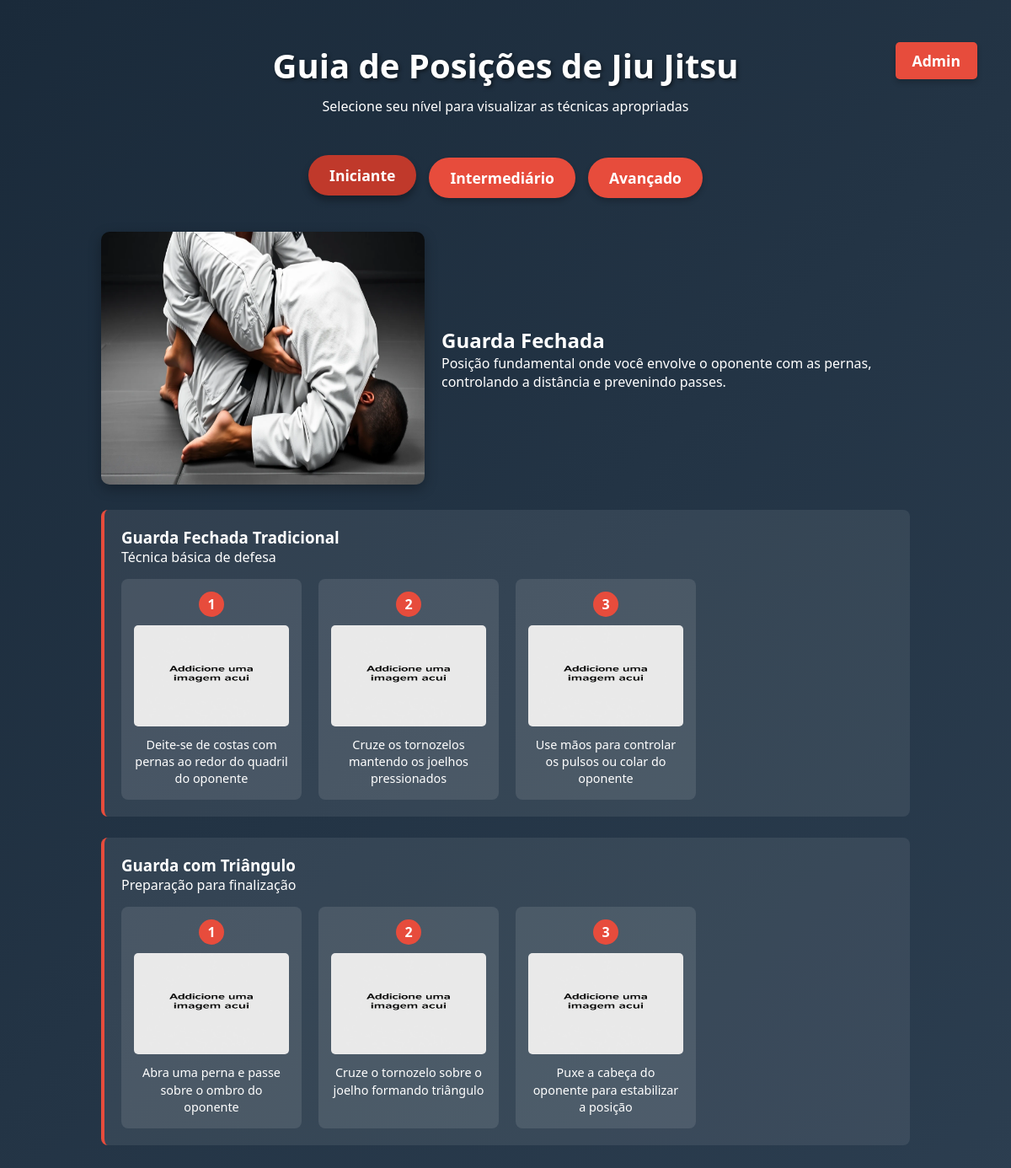
/viewPositionIni/1, run on the app's committed database.
### models/guia.py (models this page shows, shortened)
class Position(db.Model):
    __tablename__ = 'positions'
    id = db.Column(db.Integer, primary_key=True)
    name = db.Column(db.String(100), nullable=False)
    description = db.Column(db.Text, nullable=False)
    image = db.Column(db.String(100), nullable=True) # A imagem da posição
    level = db.Column(db.String(50), nullable=False)
    variations = db.relationship('Variation', backref='position', lazy=True, cascade="all, delete-orphan")

class Variation(db.Model):
    __tablename__ = 'variations'
    id = db.Column(db.Integer, primary_key=True)
    name = db.Column(db.String(100), nullable=False)
    description = db.Column(db.Text, nullable=False)
    position_id = db.Column(db.Integer, db.ForeignKey('positions.id'), nullable=False)
    steps = db.relationship('Step', backref='variation', lazy=True, cascade="all, delete-orphan")

class Step(db.Model):
    __tablename__ = 'steps'
    id = db.Column(db.Integer, primary_key=True)
    img = db.Column(db.String(100), nullable=True)
    description = db.Column(db.Text, nullable=False)
    variation_id = db.Column(db.Integer, db.ForeignKey('variations.id'), nullable=False)

### controllers/controller.py (the view)
def view_ini(position_id):
    position = Position.query.get(position_id)
    if not position:
        return "Posição não encontrada!", 404
    return render_template('adm/visualizar_Posicoes/view_position_ini.html', position=position)

### view/adm/visualizar_Posicoes/view_position_ini.html (shortened to what this page needs)
{% extends 'templates/base.html' %}
{% block conteudo %}
    <header>
        <div>
            <a href="{{ url_for('admin_route') }}" class="admin-button">Admin</a>
        </div>
        <h1>Guia de Posições de Jiu Jitsu</h1>
        <p>Selecione seu nível para visualizar as técnicas apropriadas</p>
    </header>
    <div class="controls">
        <a href="{{ url_for('guiabjj_route') }}" class="level-btn active">Iniciante</a>
        <a href="{{ url_for('indexinter_route') }}" class="level-btn">Intermediário</a>
        <a href="{{ url_for('indexavanc_route') }}" class="level-btn">Avançado</a>
    </div>
    <div id="content-container" style="display: block;">
        <div id="position-detail-container" class="position-detail-container" style="display: block;">
            <div class="position-header">
                <img class="detail-main-image" src="{{ url_for('static', filename='imagens/'+ position.image) }}">
                <div class="position-info">
                    <h2>{{ position.name }}</h2>
                    <p>{{ position.description }}</p>
                </div>
            </div>
            <div class="variations-container">
                {% for variation in position.variations %}
                    <div class="variation-card">
                        <h3>{{ variation.name }}</h3>
                        <p>{{ variation.description }}</p>
                        <div class="steps-container">
                            {% for step in variation.steps %}
                                <div class="step-card">
                                    <div class="step-number">{{ loop.index }}</div>
                                    <img class="step-image" src="{{ url_for('static', filename='imagens/' + step.img) }}" alt="Passo {{ loop.index }}">
                                    <div class="step-description">{{ step.description }}</div>
                                </div>
                            {% endfor %}
                        </div>
                    </div>
                {% endfor %}
            </div>
        </div>
    </div>
{% endblock %}

### static/css/styles.css (style rules this page uses)
:root { --primary: #2c3e50; --secondary: #e74c3c; --light: #ecf0f1; --dark-bg: #1a2a3a; --card-bg: rgba(255,255,255,0.1); --border-color: rgba(255,255,255,0.2); }
* { margin: 0; padding: 0; box-sizing: border-box; font-family: 'Segoe UI', Tahoma, Geneva, Verdana, sans-serif; }
body { background: linear-gradient(135deg, var(--dark-bg), var(--primary)); color: white; min-height: 100vh; padding: 20px; }
header { text-align: center; padding: 30px 0; position: relative; }
h1 { font-size: 2.5rem; margin-bottom: 10px; text-shadow: 2px 2px 4px rgba(0,0,0,0.5); }
.controls { display: flex; justify-content: center; gap: 15px; margin: 20px 0; flex-wrap: wrap; }
.level-btn, .admin-button, .botao-link-admin, .add-position-btn, .action-btn, .save-btn, .cancel-btn { background: var(--secondary); color: white; border: none; padding: 12px 25px; border-radius: 30px; font-size: 1.1rem; cursor: pointer; transition: all 0.3s; font-weight: bold; box-shadow: 0 4px 6px rgba(0,0,0,0.2); text-decoration: none; }
.level-btn:hover, .level-btn.active, .admin-button:hover, .admin-button.active, .botao-link-admin, .add-position-btn:hover, .add-position-btn.active, .action-btn:hover, .action-btn.active, .save-btn:hover, .save-btn.active, .cancel-btn:hover, .cancel-btn.active { background: #c0392b; transform: translateY(-3px); box-shadow: 0 6px 8px rgba(0,0,0,0.3); }
.position-detail-container { max-width: 1000px; margin: 0 auto; padding: 20px; display: none; }
.position-header { display: flex; align-items: center; gap: 20px; margin-bottom: 30px; }
.detail-main-image { width: 40%; max-width: 400px; height: 300px; background-size: cover; background-position: center; border-radius: 10px; box-shadow: 0 5px 15px rgba(0,0,0,0.3); }
.position-info { flex: 1; }
.variations-container { margin-top: 30px; }
.variation-card { background: rgba(255,255,255,0.08); padding: 20px; border-radius: 8px; margin-bottom: 25px; border-left: 4px solid var(--secondary); }
.admin-button, .botao-link-admin { position: absolute; right: 20px; top: 30px; padding: 10px 20px; border-radius: 5px; }
.steps-container { display: grid; grid-template-columns: repeat(auto-fill, minmax(200px, 1fr)); gap: 20px; margin-top: 15px; }
.step-card { background: rgba(255,255,255,0.1); border-radius: 8px; padding: 15px; text-align: center; }
.step-image { width: 100%; height: 120px; background-size: cover; background-position: center; margin-bottom: 12px; border-radius: 5px; }
.step-description { font-size: 0.9rem; line-height: 1.4; }
.step-number { background: var(--secondary); width: 30px; height: 30px; border-radius: 50%; display: flex; align-items: center; justify-content: center; margin: 0 auto 10px; font-weight: bold; }

### data on the page
Position: image (picture), name "Guarda Fechada", description "Posição fundamental onde você envolve o oponente com as pernas, controlando a distância e prevenindo passes."
Variation: name "Guarda Fechada Tradicional", description "Técnica básica de defesa"
Step: img (placeholder picture), description "Deite-se de costas com pernas ao redor do quadril do oponente"
Step: img (placeholder picture), description "Cruze os tornozelos mantendo os joelhos pressionados"
Step: img (placeholder picture), description "Use mãos para controlar os pulsos ou colar do oponente"
Variation: name "Guarda com Triângulo", description "Preparação para finalização"
Step: img (placeholder picture), description "Abra uma perna e passe sobre o ombro do oponente"
Step: img (placeholder picture), description "Cruze o tornozelo sobre o joelho formando triângulo"
Step: img (placeholder picture), description "Puxe a cabeça do oponente para estabilizar a posição"
